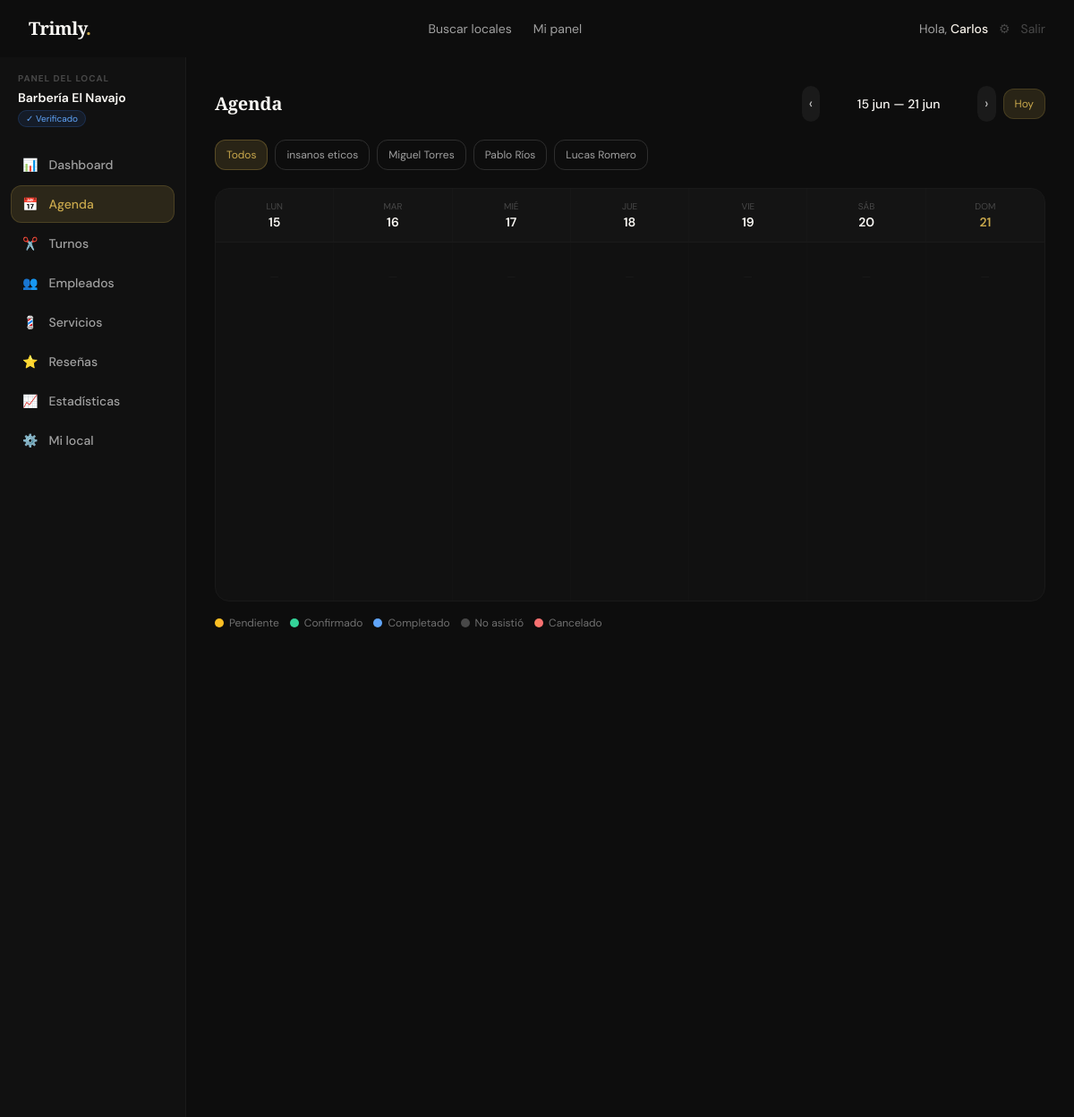
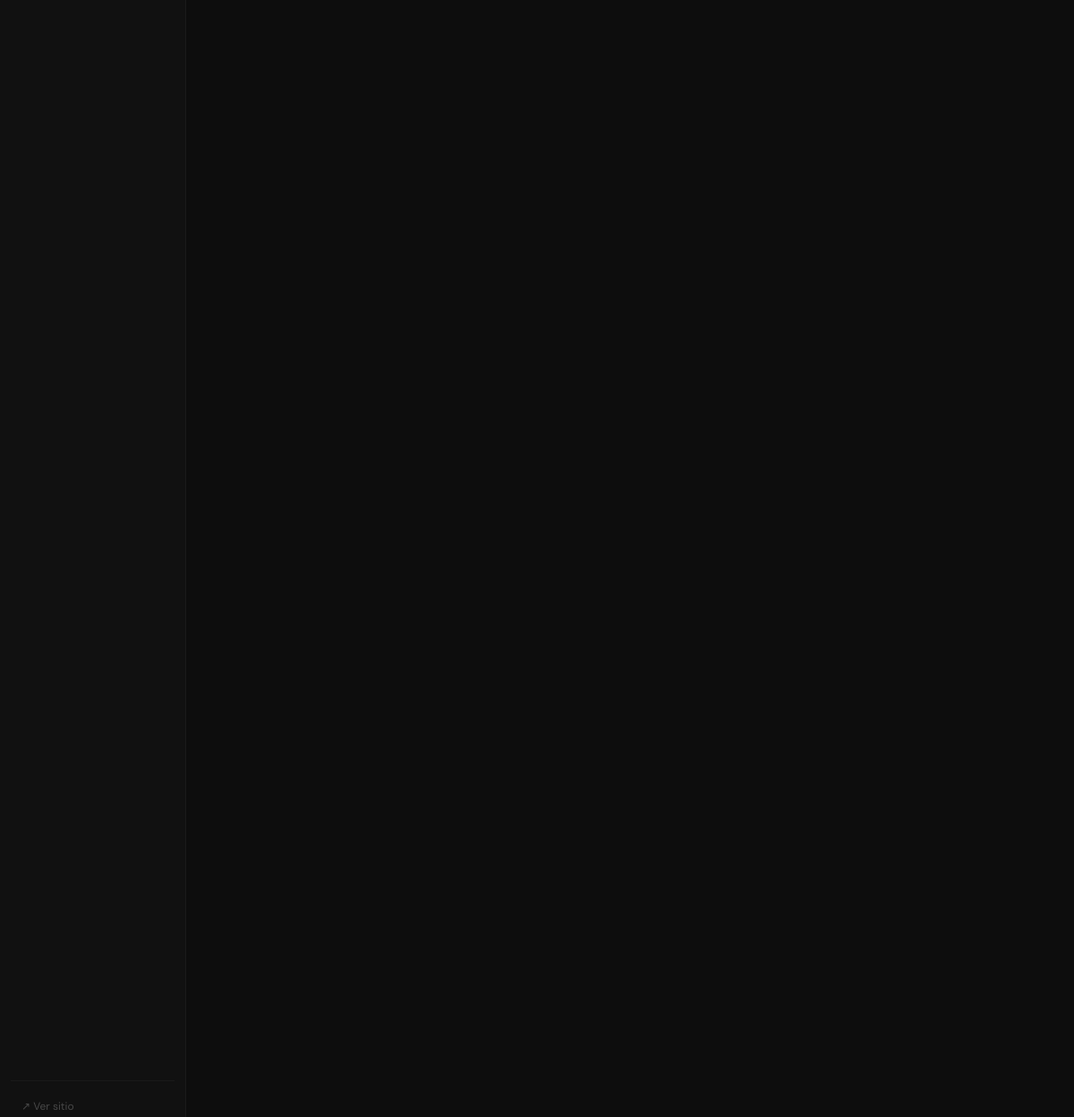
Page /panel/agenda (signed in) on the committed database (2 pictures, top to bottom).
### tables this page shows
CREATE TABLE `shops` (
  `id` int UNSIGNED NOT NULL,
  `owner_id` int UNSIGNED NOT NULL,
  `name` varchar(120) NOT NULL,
  `slug` varchar(130) NOT NULL,
  `type` enum('barbershop','salon','mixed','nails','spa','tattoo','makeup','other') NOT NULL DEFAULT 'barbershop',
  `target_audience` enum('men','women','unisex') NOT NULL DEFAULT 'unisex',
  `description` text,
  `specialties` varchar(500) DEFAULT NULL,
  `amenities` varchar(500) DEFAULT NULL,
  `phone` varchar(30) DEFAULT NULL,
  `email` varchar(150) DEFAULT NULL,
  `website` varchar(255) DEFAULT NULL,
  `instagram` varchar(100) DEFAULT NULL,
  `facebook` varchar(100) DEFAULT NULL,
  `whatsapp` varchar(30) DEFAULT NULL,
  `logo` varchar(255) DEFAULT NULL,
  `cover_image` varchar(255) DEFAULT NULL,
  `address` varchar(255) DEFAULT NULL,
  `city` varchar(100) DEFAULT NULL,
  `province` varchar(100) DEFAULT NULL,
  `country` varchar(80) NOT NULL DEFAULT 'Argentina',
  `postal_code` varchar(20) DEFAULT NULL,
  `latitude` decimal(10,7) DEFAULT NULL,
  `longitude` decimal(10,7) DEFAULT NULL,
  `currency` char(3) NOT NULL DEFAULT 'ARS',
  `rating_avg` decimal(3,2) NOT NULL DEFAULT '0.00',
  `rating_count` int UNSIGNED NOT NULL DEFAULT '0',
  `status` enum('pending','active','suspended','closed') NOT NULL DEFAULT 'pending',
  `plan` enum('free','pro','premium') NOT NULL DEFAULT 'free',
  `plan_expires` date DEFAULT NULL,
  `verified` tinyint(1) NOT NULL DEFAULT '0',
  `featured` tinyint(1) NOT NULL DEFAULT '0',
  `views_count` int UNSIGNED NOT NULL DEFAULT '0',
  `is_shadowbanned` tinyint(1) NOT NULL DEFAULT '0',
  `suspension_reason` varchar(500) DEFAULT NULL,
  `suspension_until` datetime DEFAULT NULL,
  `ban_reason` varchar(500) DEFAULT NULL,
  `created_at` datetime NOT NULL DEFAULT CURRENT_TIMESTAMP,
  `updated_at` datetime NOT NULL DEFAULT CURRENT_TIMESTAMP ON UPDATE CURRENT_TIMESTAMP
);

CREATE TABLE `employees` (
  `id` int UNSIGNED NOT NULL,
  `shop_id` int UNSIGNED NOT NULL,
  `user_id` int UNSIGNED DEFAULT NULL,
  `name` varchar(100) NOT NULL,
  `bio` text,
  `avatar` varchar(255) DEFAULT NULL,
  `specialty` varchar(150) DEFAULT NULL,
  `instagram` varchar(100) DEFAULT NULL,
  `status` enum('active','inactive') NOT NULL DEFAULT 'active',
  `sort_order` tinyint NOT NULL DEFAULT '0',
  `created_at` datetime NOT NULL DEFAULT CURRENT_TIMESTAMP,
  `updated_at` datetime NOT NULL DEFAULT CURRENT_TIMESTAMP ON UPDATE CURRENT_TIMESTAMP
);

### app/Controllers/BaseController.php (called while the page is built, shortened)
<?php
abstract class BaseController
{
    protected function view(string $template, array $viewData = [], int $status = 200): void
    {
        require APP_PATH . '/Views/partials/layout.php';
    }
    protected function auth(): ?array
    {
        return $_SESSION['user'] ?? null;
    }
}

### app/Controllers/ShopDashController.php (called while the page is built, shortened)
<?php
class ShopDashController extends BaseController
{
    private Shop        $shopModel;
    private Employee    $employeeModel;
    public function __construct()
    {
        $this->shopModel        = new Shop();
        $this->employeeModel    = new Employee();
    }
    private function getOwnerShop(): array
    {
        $user = $this->auth();
        if ($user['role'] === 'superadmin') {
            $shopId = $_SESSION['admin_shop_id'] ?? 0;
            $shop   = $shopId ? $this->shopModel->find($shopId) : null;
        } else {
            $shop = $this->shopModel->findBy('owner_id', $user['id']);
        }
        return $shop;
    }
    public function agenda(): void
    {
        $shop      = $this->getOwnerShop();
        $employees = $this->employeeModel->getByShop($shop['id']);
        $this->view('shop_dash/agenda', [
            'pageTitle' => 'Agenda — ' . $shop['name'],
            'shop'      => $shop,
            'employees' => $employees,
        ]);
    }
}

### index.php (called while the page is built, shortened)
<?php
$routes = require BASE_PATH . '/routes/web.php';
$method = $_SERVER['REQUEST_METHOD'];
$uri  = parse_url($_SERVER['REQUEST_URI'], PHP_URL_PATH);
$base = base_path();
$uri = rtrim($uri, '/') ?: '/';
$matched = null; $params = [];
foreach ($routes as [$rMethod, $pattern, $handler, $middleware]) {
    if (strtoupper($rMethod) !== $method) continue;
    $regex = str_contains($pattern, '{any}')
        ? str_replace('{any}', '(.*)', $pattern)
        : preg_replace('/\{[^}]+\}/', '([^/]+)', $pattern);
    $regex = '#^' . $regex . '$#u';
    if (preg_match($regex, $uri, $matches)) {
        preg_match_all('/\{([^}]+)\}/', $pattern, $paramNames);
        array_shift($matches);
        $params  = !empty($paramNames[1]) ? array_combine($paramNames[1], $matches) : [];
        $matched = [$handler, $middleware, $params];
        break;
    }
}
[$handler, $middleware, $params] = $matched;
[$controllerName, $actionName] = explode('@', $handler);
$controller = new $controllerClass();
$controller->$actionName(...array_values($params));

### config/database.php (called while the page is built)
<?php
return [
    'driver'   => 'mysql',
    'host'     => getenv('DB_HOST')    ?: '127.0.0.1',
    'port'     => getenv('DB_PORT')    ?: 3306,
    'database' => getenv('DB_NAME')    ?: 'trimly',
    'username' => getenv('DB_USER')    ?: 'root',
    'password' => getenv('DB_PASS')    ?: '',
    'charset'  => 'utf8mb4',
    'options'  => [
        PDO::ATTR_ERRMODE            => PDO::ERRMODE_EXCEPTION,
        PDO::ATTR_DEFAULT_FETCH_MODE => PDO::FETCH_ASSOC,
        PDO::ATTR_EMULATE_PREPARES   => false,
        PDO::ATTR_TIMEOUT            => 5,
    ],
];

### app/Models/Database.php (called while the page is built, shortened)
<?php
class Database
{
    private static ?PDO $instance = null;
    public static function getInstance(): PDO
    {
        if (self::$instance === null) {
            $cfg = require BASE_PATH . '/config/database.php';
            $dsn = "mysql:host={$cfg['host']};port={$cfg['port']};dbname={$cfg['database']};charset={$cfg['charset']}";
            try {
                self::$instance = new PDO($dsn, $cfg['username'], $cfg['password'], $cfg['options']);
            } catch (PDOException $e) {
                error_log('Trimly DB Error: ' . $e->getMessage());
                http_response_code(500);
                echo '<!DOCTYPE html><html><head><meta charset="UTF-8"><title>Error de conexión</title>
                <style>body{background:#0d0d0d;color:#eee;font-family:sans-serif;display:flex;align-items:center;justify-content:center;min-height:100vh;margin:0;}
                .box{text-align:center;padding:40px;border:1px solid #333;border-radius:16px;max-width:500px;}
                h1{color:#C9A84C;margin-bottom:12px;}p{color:#888;margin:8px 0;font-size:14px;}
                .err{background:#1a0000;border:1px solid #5a0000;border-radius:8px;padding:12px;margin:16px 0;font-family:monospace;font-size:13px;color:#ff6b6b;text-align:left;}</style>
                </head><body><div class="box">
                <h1>⚠ Error de base de datos</h1>
                <p>No se pudo conectar a MySQL. Verificá que:</p>
                <p>• MySQL esté corriendo en Laragon (botón verde)</p>
                <p>• La base de datos <strong>trimly</strong> exista</p>
                <p>• Las credenciales en <strong>.env</strong> sean correctas</p>
                <div class="err">' . htmlspecialchars($e->getMessage()) . '</div>
                </div></body></html>';
                exit;
            }
        }
        return self::$instance;
    }
}

### app/Models/BaseModel.php (called while the page is built, shortened)
<?php
abstract class BaseModel
{
    protected PDO    $db;
    protected string $table;
    public function __construct()
    {
        $this->db = Database::getInstance();
    }
    public function findBy(string $column, mixed $value): array|false
    {
        $st = $this->db->prepare("SELECT * FROM {$this->table} WHERE `$column` = ? LIMIT 1");
        $st->execute([$value]);
        return $st->fetch();
    }
    public function raw(string $sql, array $params = []): array
    {
        $st = $this->db->prepare($sql);
        $st->execute($params);
        return $st->fetchAll();
    }
}

### app/Helpers/Helpers.php (called while the page is built, shortened)
<?php
function base_path(): string {
    static $base = null;
    if ($base === null) {
        $appUrl = rtrim(getenv('APP_URL') ?: 'http://localhost', '/');
        $parsed = parse_url($appUrl);
        $base   = rtrim($parsed['path'] ?? '', '/');
    }
    return $base;
}
function path(string $route = ''): string {
    return base_path() . '/' . ltrim($route, '/');
}
function e(mixed $val): string {
    return htmlspecialchars((string)($val ?? ''), ENT_QUOTES | ENT_SUBSTITUTE, 'UTF-8');
}

### app/Models/Models.php (called while the page is built, shortened)
<?php
class Employee extends BaseModel {
    public function getByShop(int $shopId, bool $activeOnly=true): array {
        $extra = $activeOnly ? 'AND e.status="active"' : '';
        return $this->raw("SELECT e.*,GROUP_CONCAT(es.service_id) AS service_ids FROM employees e LEFT JOIN employee_services es ON es.employee_id=e.id WHERE e.shop_id=? {$extra} GROUP BY e.id ORDER BY e.sort_order,e.name",[$shopId]);
    }
}

### app/Views/shop_dash/agenda.php (the view, shortened to what this page needs)
<div class="flex min-h-screen pt-16 pb-20 lg:pb-6">
  <?php require __DIR__ . '/partials/sidebar.php'; ?>
  <main class="flex-1 p-4 sm:p-6 lg:p-8 overflow-x-hidden min-w-0">
    <div class="flex flex-col sm:flex-row sm:items-center justify-between gap-3 mb-5">
      <h1 class="font-display text-xl font-bold text-cream-light">Agenda</h1>
      <div class="flex items-center gap-2">
        <button id="prev-btn" class="p-2 bg-ink-700 hover:bg-ink-600 text-ink-200 rounded-xl transition-colors">‹</button>
        <span id="week-label" class="text-sm font-medium text-cream-light min-w-[160px] text-center"></span>
        <button id="next-btn" class="p-2 bg-ink-700 hover:bg-ink-600 text-ink-200 rounded-xl transition-colors">›</button>
        <button id="today-btn" class="text-xs px-3 py-2 bg-gold/15 text-gold border border-gold/20 rounded-xl hover:bg-gold/25 transition-colors">Hoy</button>
      </div>
    </div>
    <?php if(count($employees) > 1): ?>
    <div class="flex gap-2 mb-4 overflow-x-auto pb-1">
      <button onclick="setEmployee(0)" id="emp-0"
              class="emp-btn shrink-0 text-xs px-3 py-2 rounded-xl border border-gold/30 bg-gold/15 text-gold transition-colors">
        Todos
      </button>
      <?php foreach($employees as $e): ?>
      <button onclick="setEmployee(<?=$e['id']?>)" id="emp-<?=$e['id']?>"
              class="emp-btn shrink-0 text-xs px-3 py-2 rounded-xl border border-ink-600 text-ink-300 hover:border-gold/30 hover:text-gold transition-colors">
        <?= e($e['name']) ?>
      </button>
      <?php endforeach; ?>
    </div>
    <?php endif; ?>
    <div class="bg-ink-800 border border-ink-700 rounded-2xl overflow-hidden">
      <div id="week-header" class="hidden sm:grid border-b border-ink-700 bg-ink-700/40">
      </div>
      <div id="agenda-content" class="min-h-[400px]">
      </div>
    </div>
    <div class="flex flex-wrap gap-3 mt-4">
      <?php foreach(['pending'=>['bg-amber-400','Pendiente'],'confirmed'=>['bg-emerald-400','Confirmado'],'completed'=>['bg-blue-400','Completado'],'no_show'=>['bg-ink-500','No asistió'],'cancelled_client'=>['bg-red-400','Cancelado']] as $s=>[$c,$l]): ?>
      <div class="flex items-center gap-1.5 text-xs text-ink-400">
        <span class="w-2.5 h-2.5 rounded-full <?=$c?>"></span><?=$l?>
      </div>
      <?php endforeach; ?>
    </div>
  </main>
</div>

### app/Views/shop_dash/partials/sidebar.php (shortened to what this page needs)
<?php
$cur = parse_url($_SERVER['REQUEST_URI'], PHP_URL_PATH);
$nav=[['url'=>'/panel','label'=>'Dashboard','icon'=>'📊'],['url'=>'/panel/agenda','label'=>'Agenda','icon'=>'📅'],['url'=>'/panel/turnos','label'=>'Turnos','icon'=>'✂️'],['url'=>'/panel/empleados','label'=>'Empleados','icon'=>'👥'],['url'=>'/panel/servicios','label'=>'Servicios','icon'=>'💈'],['url'=>'/panel/resenas','label'=>'Reseñas','icon'=>'⭐'],['url'=>'/panel/estadisticas','label'=>'Estadísticas','icon'=>'📈'],['url'=>'/panel/local','label'=>'Mi local','icon'=>'⚙️']];
?>
<aside class="hidden lg:flex flex-col w-52 shrink-0 bg-ink-800 border-r border-ink-700 min-h-screen pt-4 pb-6 px-3">
  <?php if(!empty($shop)): ?>
  <div class="mb-5 px-2">
    <p class="text-[10px] font-bold uppercase tracking-widest text-ink-500 mb-1">Panel del local</p>
    <p class="text-sm font-semibold text-cream-light truncate"><?= e($shop['name']) ?></p>
    <?php if($shop['status']!=='active'): ?><span class="text-[10px] bg-amber-500/10 text-amber-400 border border-amber-500/20 px-2 py-0.5 rounded-full"><?= ucfirst($shop['status']) ?></span>
    <?php elseif(!empty($shop['verified'])): ?><span class="text-[10px] bg-blue-500/10 text-blue-400 border border-blue-500/20 px-2 py-0.5 rounded-full">✓ Verificado</span><?php endif; ?>
  </div>
  <?php endif; ?>
  <nav class="flex-1 space-y-0.5">
    <?php foreach($nav as $item):
      $active=$cur===$item['url']||($item['url']!=='/panel'&&str_starts_with($cur,$item['url']));
      $cls=$active?'bg-gold/15 text-gold border border-gold/20':'text-ink-300 hover:bg-ink-700 hover:text-cream-light border border-transparent';
    ?>
    <a href="<?= path($item['url']) ?>" class="flex items-center gap-3 px-3 py-2.5 rounded-xl text-sm font-medium transition-all <?= $cls ?>">
      <span><?= $item['icon'] ?></span><span><?= $item['label'] ?></span>
    </a>
    <?php endforeach; ?>
  </nav>
  <div class="border-t border-ink-700 pt-3 mt-3 space-y-1">
    <a href="<?= path('/') ?>"       class="flex items-center gap-2 px-3 py-2 text-xs text-ink-500 hover:text-gold rounded-lg transition-colors">↗ Ver sitio</a>
  </div>
</aside>

### rows in the picture
shops: name "Barbería El Navajo"
employees: name "insanos eticos"
employees: name "Miguel Torres"
employees: name "Pablo Ríos"
employees: name "Lucas Romero"

### other values in the picture
explode(' ',$user['name'])[0] "Carlos"
$item['icon'] "📊"
$item['label'] "Dashboard"
$item['icon'] "📅"
$item['label'] "Agenda"
$item['icon'] "✂️"
$item['label'] "Turnos"
$item['icon'] "👥"
$item['label'] "Empleados"
$item['icon'] "💈"
$item['label'] "Servicios"
$item['icon'] "⭐"
$item['label'] "Reseñas"
$item['icon'] "📈"
$item['label'] "Estadísticas"
